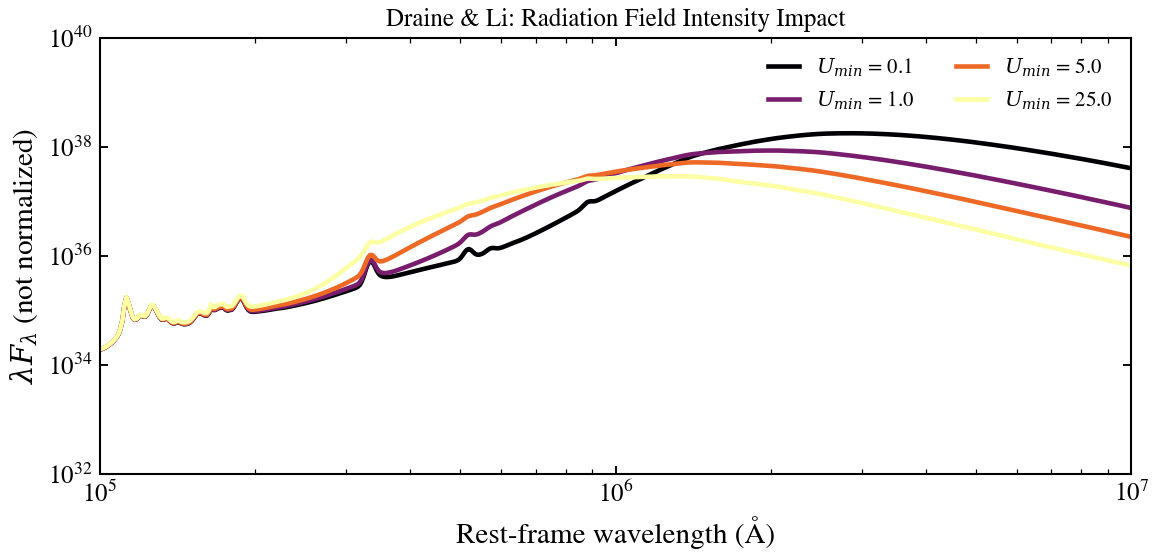

This figure's Python source:
"""
Draine & Li Minimum Radiation Field (U_min)
=============================================

U_min sets the intensity of the diffuse radiation field heating the dust.
Higher U_min implies a hotter, more intense radiation field → hotter overall
dust → shifted far-infrared peak to shorter wavelengths. Range: 0.1–25 for
DL07, 0.1–50 for DL14.
"""

# sphinx_gallery_thumbnail_number = 1

from pathlib import Path

import jax
import matplotlib.pyplot as plt

jax.config.update("jax_enable_x64", True)

from tengri import Fixed, Parameters, SEDModel, load_ssp_data
from tengri.plotting import SWEEP_CMAPS, setup_style, sweep_parameter

setup_style()


def _find_ssp():
    """Find SSP data file in standard locations."""
    name = "ssp_prsc_miles_chabrier_wNE_logGasU-3.0_logGasZ0.0.h5"
    for p in [
        Path("data") / name,
        Path("../data") / name,
        Path("../../data") / name,
        Path("../../../data") / name,
    ]:
        if p.exists():
            return str(p)
    return None


SSP_PATH = _find_ssp()
if SSP_PATH is None:
    raise FileNotFoundError("SSP data not found — skipping example")

ssp = load_ssp_data(SSP_PATH)

# --- Build model with DL07 dust emission ---
spec = Parameters(
    dust_emission="draine_li2007",
    sfh_tsnorm_log_peak_sfr=Fixed(1.0),
    sfh_tsnorm_peak_lbt_gyr=Fixed(1.5),
    sfh_tsnorm_width_gyr=Fixed(1.0),
    sfh_tsnorm_skew=Fixed(0.2),
    sfh_tsnorm_trunc=Fixed(3.0),
    met_logzsol=Fixed(-0.3),
    dust_tau_bc=Fixed(1.0),
    dust_tau_diff=Fixed(0.5),
    dust_slope=Fixed(-0.7),
    dust_umin=Fixed(1.0),  # Will sweep this
    dust_gamma_dl=Fixed(0.01),
    dust_qpah=Fixed(2.5),
    redshift=Fixed(0.1),
)
model = SEDModel(spec, ssp)

# --- Sweep dust_umin ---
values = [0.1, 1.0, 5.0, 25.0]
fig, ax = sweep_parameter(
    model,
    "dust_umin",
    values,
    cmap=SWEEP_CMAPS["dust"],
    label_fmt=r"$U_{{min}}$ = {:.1f}",
    wave_range=(1e5, 1e7),  # 10 μm to 1000 μm in Ångströms
    normalize_at=None,
)
ax.set_yscale("log")
ax.set_xscale("log")
ax.set_title("Draine & Li: Radiation Field Intensity Impact", fontsize=12)
ax.set_ylabel(r"$\lambda F_\lambda$ (not normalized)")
plt.tight_layout()
plt.savefig("plot_umin_sweep.png", dpi=150, bbox_inches="tight")
plt.show()
